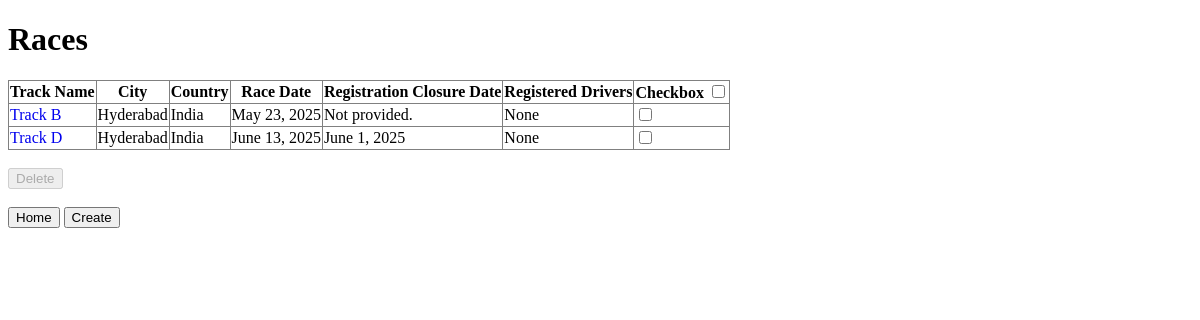
The app's page /racing/races/, older data.
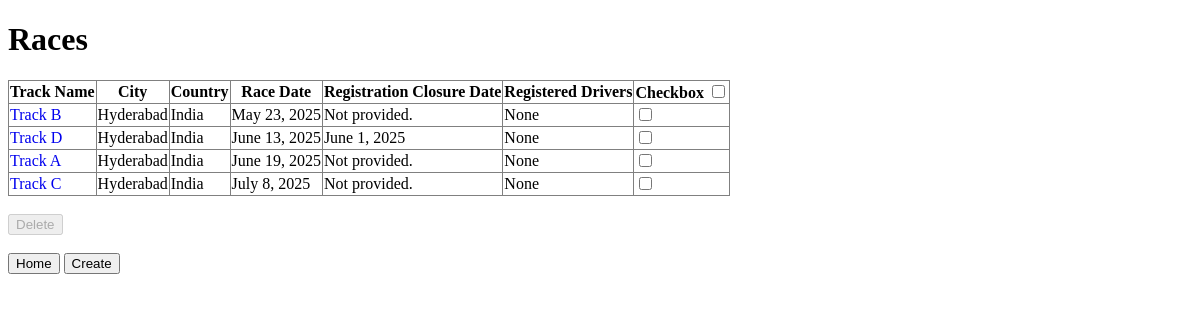
The same page, newer data.
### racing/models.py (models this page shows, shortened)
class Race(models.Model):
    track_name = models.CharField(max_length=256, unique=True)
    city = models.CharField()
    country = models.CharField()
    race_date = models.DateField()
    registration_closure_date = models.DateField(null=True, blank=True)
    drivers = models.ManyToManyField(Driver, blank=True, related_name='races')

### racing/views.py (the view)
# urls.py: path('racing/races/', views.race_list, name='race_list'),
def race_list(request):
    races = Race.objects.all()
    return render(request, 'races/race_list.html',{'races': races})

### template/races/race_list.html (shortened to what this page needs)
{% load static %}
<!DOCTYPE html>
<html>
<head>
    <link rel="stylesheet" type="text/css" href="{% static 'css/styles.css' %}">
</head>
<body>
    <h1>Races</h1>
    <form method="post" action="{% url 'race_delete' %}">
        <table border="1">
            <tr>
                <th>Track Name</th>
                <th>City</th>
                <th>Country</th>
                <th>Race Date</th>
                <th>Registration Closure Date</th>
                <th>Registered Drivers</th>
                <th>Checkbox <input type="checkbox" id="select-all"></th>
            </tr>
            {% for race in races %}
            <tr>
                <td class="name"><a href="{% url 'race_view' race.id %}">{{ race.track_name }}</a></td>
                <td>{{ race.city }}</td>
                <td>{{ race.country }}</td>
                <td>{{ race.race_date }}</td>
                <td>{{ race.registration_closure_date | default:'Not provided.' }}</td>
                <td>
                    {% for driver in race.driver.all %}
                        {{ driver.first_name }} {{ driver.last_name }}{% if not forloop.last %}, {% endif %}
                    {% empty %}
                        None
                    {% endfor %}
                    </td>
                <td>
                    <input type="checkbox" name="race_ids" value="{{ race.id }}">
                </td>
            </tr>
            {% endfor %}
        </table>
    <br>
    <button id="delete-button" type="submit" onclick="return confirm('Are you sure yo want to delete this race?');">Delete</button>
    </form>
    <br>
    <br>
    <a href="{% url 'home' %}"><button type="button">Home</button></a>
    <a href="{% url 'race_create' %}"><button type="submit">Create</button></a>
</body>
</html>

Row changes from the older to the newer data that the page shows:
added Race: track_name "Track A", city "Hyderabad", country "India", race_date "June 19, 2025", registration_closure_date "Not provided."
added Race: track_name "Track C", city "Hyderabad", country "India", race_date "July 8, 2025", registration_closure_date "Not provided."
